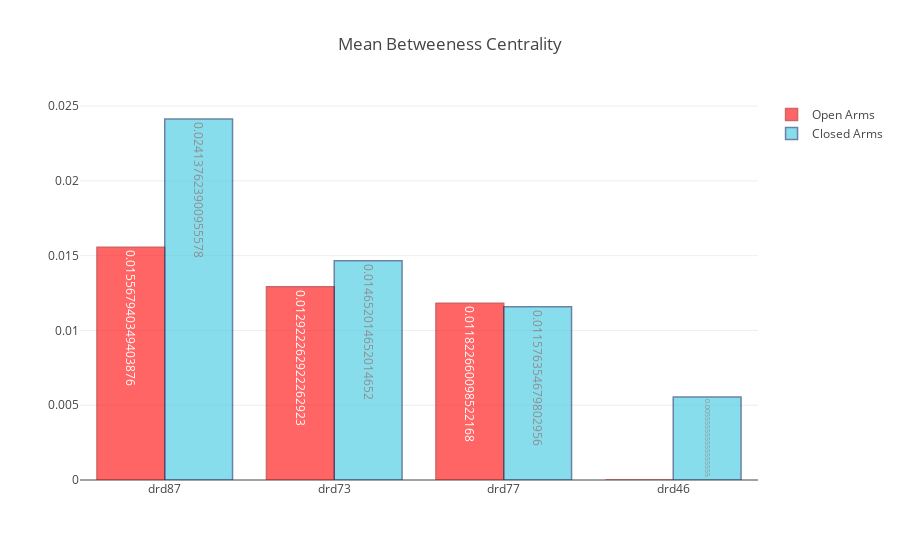
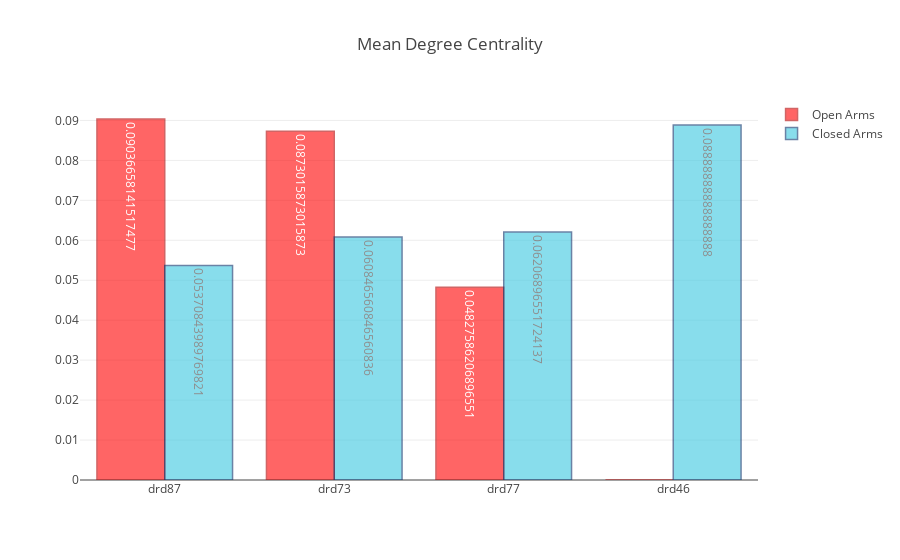
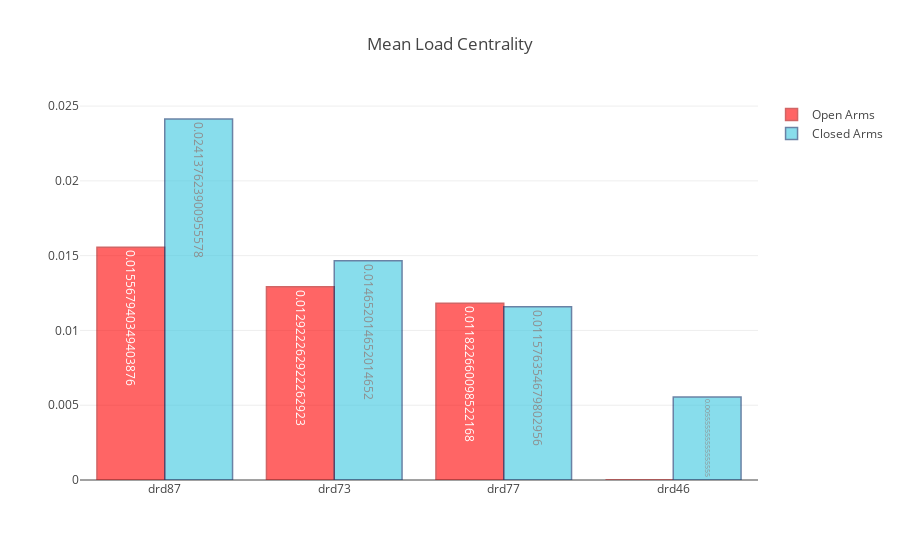
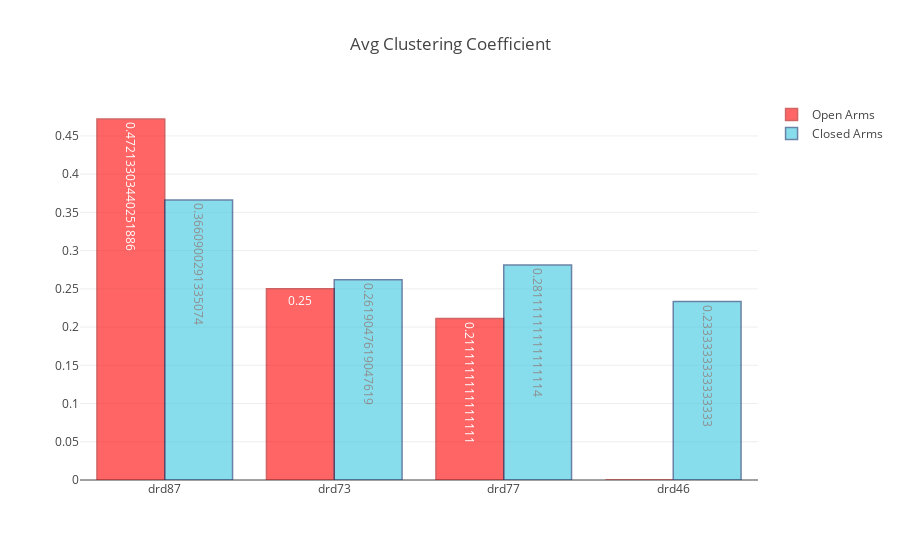

Source (notebook cell) for these figures, in order:
### Code cell
titles = ["Mean Betweeness Centrality", "Mean Degree Centrality", "Mean Load Centrality", "Avg Clustering Coefficient", "Max Clique Size", "Connection Density", "Local Efficiency", "Global Efficiency"]
mice_names = ["drd87", "drd73", "drd77", "drd46"]
y = []
y2 = []
for mouse_name in mice_names:
    y.append(animal_network_measures[mouse_name]["open betw cent"])
    y2.append(animal_network_measures[mouse_name]["closed betw cent"])

plot_network_measures(y, y2, titles[0])

y = []
y2 = []
for mouse_name in mice_names:
    y.append(animal_network_measures[mouse_name]["open deg cent"])
    y2.append(animal_network_measures[mouse_name]["closed deg cent"])

plot_network_measures(y, y2, titles[1])

y = []
y2 = []
for mouse_name in mice_names:
    y.append(animal_network_measures[mouse_name]["open load cent"])
    y2.append(animal_network_measures[mouse_name]["closed load cent"])

plot_network_measures(y, y2, titles[2])

y = []
y2 = []
for mouse_name in mice_names:
    y.append(animal_network_measures[mouse_name]["open avg clust coeff"])
    y2.append(animal_network_measures[mouse_name]["closed avg clust coeff"])

plot_network_measures(y, y2, titles[3])

y = []
y2 = []
for mouse_name in mice_names:
    y.append(animal_network_measures[mouse_name]["open max clique size"])
    y2.append(animal_network_measures[mouse_name]["closed max clique size"])

plot_network_measures(y, y2, titles[4])

y = []
y2 = []
for mouse_name in mice_names:
    y.append(animal_network_measures[mouse_name]["open connection density"])
    y2.append(animal_network_measures[mouse_name]["closed connection density"])

plot_network_measures(y, y2, titles[5])

y = []
y2 = []
for mouse_name in mice_names:
    y.append(animal_network_measures[mouse_name]["open local efficiency"])
    y2.append(animal_network_measures[mouse_name]["closed local efficiency"])

plot_network_measures(y, y2, titles[6])

y = []
y2 = []
for mouse_name in mice_names:
    y.append(animal_network_measures[mouse_name]["open global efficiency"])
    y2.append(animal_network_measures[mouse_name]["closed global efficiency"])

plot_network_measures(y, y2, titles[7])

### Figure 1 — Plotly figure (JSON) as saved in the notebook; plotly's stock layout.template omitted (floating-point values rounded to 4 significant figures)
{"data": [{"marker": {"color": "rgb(255, 0, 0)", "line": {"color": "rgb(180, 0, 0)", "width": 1.5}}, "name": "Open Arms", "opacity": 0.6, "text": [0.01557, 0.01292, 0.01182, 0], "textposition": "auto", "type": "bar", "uid": "d67545", "x": ["drd87", "drd73", "drd77", "drd46"], "y": [0.01557, 0.01292, 0.01182, 0]}, {"marker": {"color": "rgb(58,200,225)", "line": {"color": "rgb(8,48,107)", "width": 1.5}}, "name": "Closed Arms", "opacity": 0.6, "text": [0.02414, 0.01465, 0.01158, 0.005556], "textposition": "auto", "type": "bar", "uid": "38ff60", "x": ["drd87", "drd73", "drd77", "drd46"], "y": [0.02414, 0.01465, 0.01158, 0.005556]}], "layout": {"autosize": true, "title": "Mean Betweeness Centrality", "xaxis": {"autorange": true, "range": [-0.5, 3.5], "type": "category"}, "yaxis": {"autorange": true, "range": [0, 0.02541], "type": "linear"}}}

### Figure 2 — Plotly figure (JSON) as saved in the notebook; plotly's stock layout.template omitted (floating-point values rounded to 4 significant figures)
{"data": [{"marker": {"color": "rgb(255, 0, 0)", "line": {"color": "rgb(180, 0, 0)", "width": 1.5}}, "name": "Open Arms", "opacity": 0.6, "text": [0.09037, 0.0873, 0.04828, 0], "textposition": "auto", "type": "bar", "uid": "34f982", "x": ["drd87", "drd73", "drd77", "drd46"], "y": [0.09037, 0.0873, 0.04828, 0]}, {"marker": {"color": "rgb(58,200,225)", "line": {"color": "rgb(8,48,107)", "width": 1.5}}, "name": "Closed Arms", "opacity": 0.6, "text": [0.05371, 0.06085, 0.06207, 0.08889], "textposition": "auto", "type": "bar", "uid": "0f9d46", "x": ["drd87", "drd73", "drd77", "drd46"], "y": [0.05371, 0.06085, 0.06207, 0.08889]}], "layout": {"autosize": true, "title": "Mean Degree Centrality", "xaxis": {"autorange": true, "range": [-0.5, 3.5], "type": "category"}, "yaxis": {"autorange": true, "range": [0, 0.09512], "type": "linear"}}}

### Figure 3 — Plotly figure (JSON) as saved in the notebook; plotly's stock layout.template omitted (floating-point values rounded to 4 significant figures)
{"data": [{"marker": {"color": "rgb(255, 0, 0)", "line": {"color": "rgb(180, 0, 0)", "width": 1.5}}, "name": "Open Arms", "opacity": 0.6, "text": [0.01557, 0.01292, 0.01182, 0], "textposition": "auto", "type": "bar", "uid": "c65043", "x": ["drd87", "drd73", "drd77", "drd46"], "y": [0.01557, 0.01292, 0.01182, 0]}, {"marker": {"color": "rgb(58,200,225)", "line": {"color": "rgb(8,48,107)", "width": 1.5}}, "name": "Closed Arms", "opacity": 0.6, "text": [0.02414, 0.01465, 0.01158, 0.005556], "textposition": "auto", "type": "bar", "uid": "b8ad12", "x": ["drd87", "drd73", "drd77", "drd46"], "y": [0.02414, 0.01465, 0.01158, 0.005556]}], "layout": {"autosize": true, "title": "Mean Load Centrality", "xaxis": {"autorange": true, "range": [-0.5, 3.5], "type": "category"}, "yaxis": {"autorange": true, "range": [0, 0.02541], "type": "linear"}}}

### Figure 4 — Plotly figure (JSON) as saved in the notebook; plotly's stock layout.template omitted (floating-point values rounded to 4 significant figures)
{"data": [{"marker": {"color": "rgb(255, 0, 0)", "line": {"color": "rgb(180, 0, 0)", "width": 1.5}}, "name": "Open Arms", "opacity": 0.6, "text": [0.4721, 0.25, 0.2111, 0], "textposition": "auto", "type": "bar", "uid": "01cb94", "x": ["drd87", "drd73", "drd77", "drd46"], "y": [0.4721, 0.25, 0.2111, 0]}, {"marker": {"color": "rgb(58,200,225)", "line": {"color": "rgb(8,48,107)", "width": 1.5}}, "name": "Closed Arms", "opacity": 0.6, "text": [0.3661, 0.2619, 0.2811, 0.2333], "textposition": "auto", "type": "bar", "uid": "a134b5", "x": ["drd87", "drd73", "drd77", "drd46"], "y": [0.3661, 0.2619, 0.2811, 0.2333]}], "layout": {"autosize": true, "title": "Avg Clustering Coefficient", "xaxis": {"autorange": true, "range": [-0.5, 3.5], "type": "category"}, "yaxis": {"autorange": true, "range": [0, 0.497], "type": "linear"}}}
